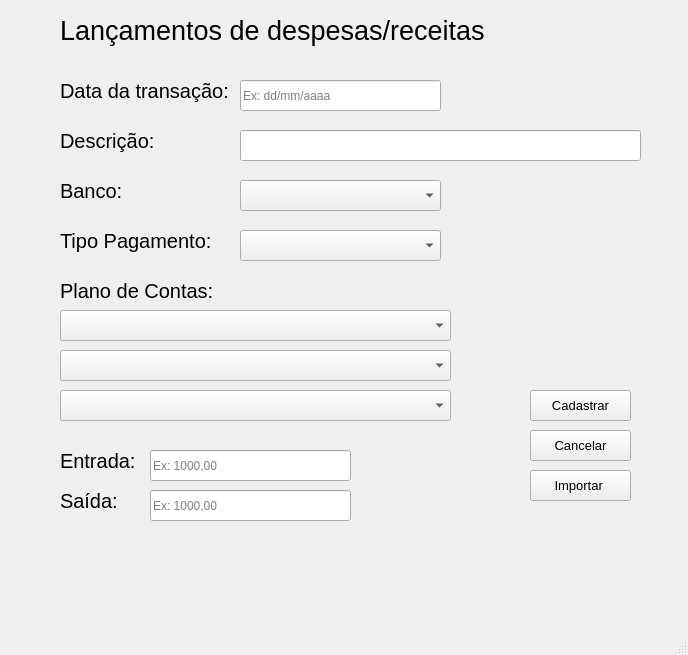
<?xml version="1.0" encoding="UTF-8"?>
<ui version="4.0">
 <class>MainWindow</class>
 <widget class="QMainWindow" name="MainWindow">
  <property name="geometry">
   <rect>
    <x>0</x>
    <y>0</y>
    <width>688</width>
    <height>655</height>
   </rect>
  </property>
  <property name="windowTitle">
   <string>MainWindow</string>
  </property>
  <widget class="QWidget" name="centralwidget">
   <widget class="QLabel" name="txtdata_transacao">
    <property name="geometry">
     <rect>
      <x>60</x>
      <y>70</y>
      <width>181</width>
      <height>41</height>
     </rect>
    </property>
    <property name="font">
     <font>
      <pointsize>15</pointsize>
     </font>
    </property>
    <property name="text">
     <string>Data da transação:</string>
    </property>
   </widget>
   <widget class="QLabel" name="txtDescricao">
    <property name="geometry">
     <rect>
      <x>60</x>
      <y>120</y>
      <width>181</width>
      <height>41</height>
     </rect>
    </property>
    <property name="font">
     <font>
      <pointsize>15</pointsize>
     </font>
    </property>
    <property name="text">
     <string>Descrição:</string>
    </property>
   </widget>
   <widget class="QLabel" name="txtPlanodecontas">
    <property name="geometry">
     <rect>
      <x>60</x>
      <y>270</y>
      <width>181</width>
      <height>41</height>
     </rect>
    </property>
    <property name="font">
     <font>
      <pointsize>15</pointsize>
     </font>
    </property>
    <property name="text">
     <string>Plano de Contas:</string>
    </property>
   </widget>
   <widget class="QLabel" name="txtEntrada">
    <property name="geometry">
     <rect>
      <x>60</x>
      <y>440</y>
      <width>181</width>
      <height>41</height>
     </rect>
    </property>
    <property name="font">
     <font>
      <pointsize>15</pointsize>
     </font>
    </property>
    <property name="text">
     <string>Entrada:</string>
    </property>
   </widget>
   <widget class="QComboBox" name="cbbClasse">
    <property name="geometry">
     <rect>
      <x>60</x>
      <y>310</y>
      <width>391</width>
      <height>31</height>
     </rect>
    </property>
   </widget>
   <widget class="QComboBox" name="cbbGrupo">
    <property name="geometry">
     <rect>
      <x>60</x>
      <y>350</y>
      <width>391</width>
      <height>31</height>
     </rect>
    </property>
   </widget>
   <widget class="QComboBox" name="cbbSubgrupo">
    <property name="geometry">
     <rect>
      <x>60</x>
      <y>390</y>
      <width>391</width>
      <height>31</height>
     </rect>
    </property>
   </widget>
   <widget class="QLabel" name="txtSaida">
    <property name="geometry">
     <rect>
      <x>60</x>
      <y>480</y>
      <width>181</width>
      <height>41</height>
     </rect>
    </property>
    <property name="font">
     <font>
      <pointsize>15</pointsize>
     </font>
    </property>
    <property name="text">
     <string>Saída: </string>
    </property>
   </widget>
   <widget class="QLabel" name="txtBanco">
    <property name="geometry">
     <rect>
      <x>60</x>
      <y>170</y>
      <width>181</width>
      <height>41</height>
     </rect>
    </property>
    <property name="font">
     <font>
      <pointsize>15</pointsize>
     </font>
    </property>
    <property name="text">
     <string>Banco:</string>
    </property>
   </widget>
   <widget class="QLabel" name="txtTipo_pagamento">
    <property name="geometry">
     <rect>
      <x>60</x>
      <y>220</y>
      <width>181</width>
      <height>41</height>
     </rect>
    </property>
    <property name="font">
     <font>
      <pointsize>15</pointsize>
     </font>
    </property>
    <property name="text">
     <string>Tipo Pagamento:</string>
    </property>
   </widget>
   <widget class="QLineEdit" name="edtData_transacao">
    <property name="geometry">
     <rect>
      <x>240</x>
      <y>80</y>
      <width>201</width>
      <height>31</height>
     </rect>
    </property>
    <property name="inputMask">
     <string/>
    </property>
    <property name="placeholderText">
     <string>Ex: dd/mm/aaaa</string>
    </property>
   </widget>
   <widget class="QLineEdit" name="edtDescricao">
    <property name="geometry">
     <rect>
      <x>240</x>
      <y>130</y>
      <width>401</width>
      <height>31</height>
     </rect>
    </property>
   </widget>
   <widget class="QComboBox" name="cbbBanco">
    <property name="geometry">
     <rect>
      <x>240</x>
      <y>180</y>
      <width>201</width>
      <height>31</height>
     </rect>
    </property>
   </widget>
   <widget class="QComboBox" name="cbbTipo_pagamento">
    <property name="geometry">
     <rect>
      <x>240</x>
      <y>230</y>
      <width>201</width>
      <height>31</height>
     </rect>
    </property>
   </widget>
   <widget class="QLineEdit" name="edtEntrada">
    <property name="geometry">
     <rect>
      <x>150</x>
      <y>450</y>
      <width>201</width>
      <height>31</height>
     </rect>
    </property>
    <property name="placeholderText">
     <string>Ex: 1000,00</string>
    </property>
   </widget>
   <widget class="QLineEdit" name="edtSaida">
    <property name="geometry">
     <rect>
      <x>150</x>
      <y>490</y>
      <width>201</width>
      <height>31</height>
     </rect>
    </property>
    <property name="placeholderText">
     <string>Ex: 1000,00</string>
    </property>
   </widget>
   <widget class="QPushButton" name="btnCadastro">
    <property name="geometry">
     <rect>
      <x>530</x>
      <y>390</y>
      <width>101</width>
      <height>31</height>
     </rect>
    </property>
    <property name="font">
     <font>
      <pointsize>10</pointsize>
     </font>
    </property>
    <property name="text">
     <string>Cadastrar</string>
    </property>
   </widget>
   <widget class="QPushButton" name="btnCancelar">
    <property name="geometry">
     <rect>
      <x>530</x>
      <y>430</y>
      <width>101</width>
      <height>31</height>
     </rect>
    </property>
    <property name="font">
     <font>
      <pointsize>10</pointsize>
     </font>
    </property>
    <property name="text">
     <string>Cancelar</string>
    </property>
   </widget>
   <widget class="QPushButton" name="btnImportar">
    <property name="geometry">
     <rect>
      <x>530</x>
      <y>470</y>
      <width>101</width>
      <height>31</height>
     </rect>
    </property>
    <property name="font">
     <font>
      <pointsize>10</pointsize>
     </font>
    </property>
    <property name="text">
     <string>Importar </string>
    </property>
   </widget>
   <widget class="QLabel" name="txtLancamento">
    <property name="geometry">
     <rect>
      <x>60</x>
      <y>0</y>
      <width>431</width>
      <height>61</height>
     </rect>
    </property>
    <property name="font">
     <font>
      <pointsize>20</pointsize>
     </font>
    </property>
    <property name="text">
     <string>Lançamentos de despesas/receitas</string>
    </property>
   </widget>
  </widget>
  <widget class="QMenuBar" name="menubar">
   <property name="geometry">
    <rect>
     <x>0</x>
     <y>0</y>
     <width>688</width>
     <height>21</height>
    </rect>
   </property>
  </widget>
  <widget class="QStatusBar" name="statusbar"/>
 </widget>
 <resources/>
 <connections/>
</ui>
